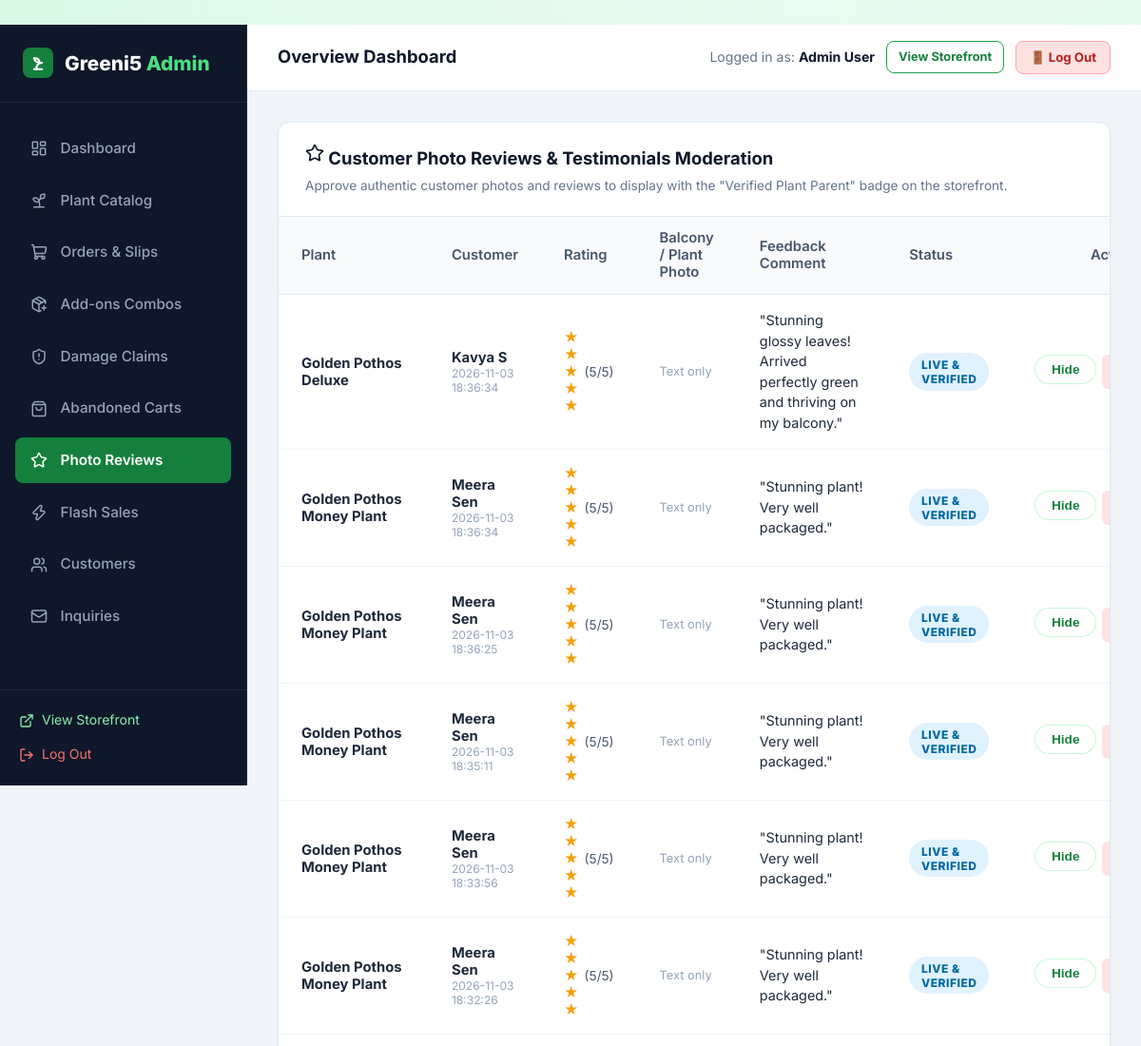
Before: /admin/reviews (signed in, upper part) with the older database file.
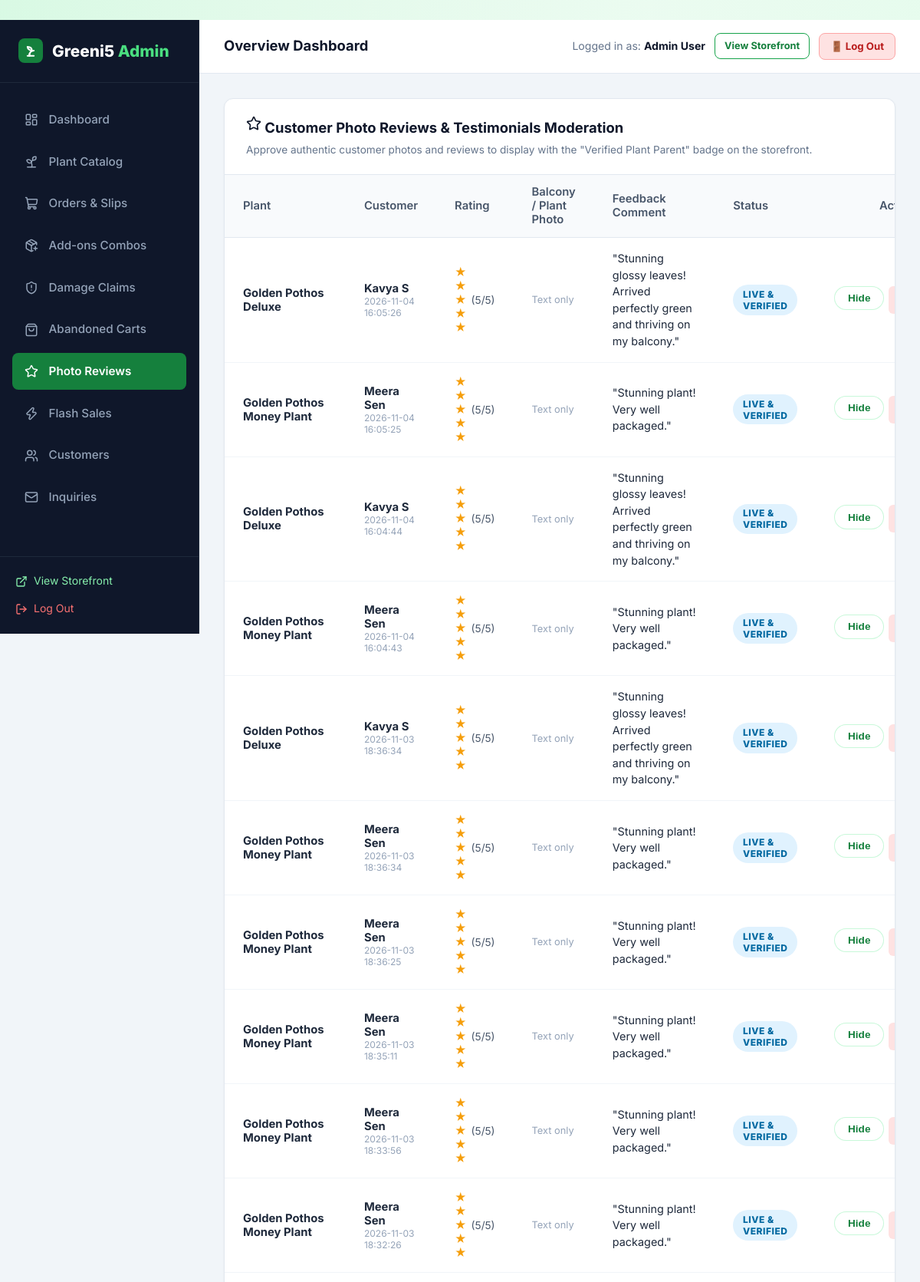
After: the same page with the newer database file.
### tables this page shows
CREATE TABLE reviews (
    id INTEGER PRIMARY KEY AUTOINCREMENT,
    plant_id INTEGER NOT NULL,
    user_id INTEGER,
    user_name TEXT NOT NULL,
    rating INTEGER NOT NULL CHECK(rating >= 1 AND rating <= 5),
    comment TEXT NOT NULL,
    created_at TIMESTAMP DEFAULT CURRENT_TIMESTAMP, photo_url TEXT DEFAULT '', is_approved INTEGER DEFAULT 1,
    FOREIGN KEY (plant_id) REFERENCES plants(id) ON DELETE CASCADE,
    FOREIGN KEY (user_id) REFERENCES users(id) ON DELETE SET NULL
);

CREATE TABLE plants (
    id INTEGER PRIMARY KEY AUTOINCREMENT,
    category_id INTEGER NOT NULL,
    name TEXT NOT NULL,
    slug TEXT NOT NULL UNIQUE,
    price REAL NOT NULL,
    discount_price REAL,
    stock INTEGER NOT NULL DEFAULT 10,
    description TEXT NOT NULL,
    sunlight TEXT,
    watering TEXT,
    temperature TEXT,
    soil TEXT,
    difficulty TEXT DEFAULT 'Easy',
    is_featured INTEGER DEFAULT 0,
    is_bestseller INTEGER DEFAULT 0,
    created_at TIMESTAMP DEFAULT CURRENT_TIMESTAMP,
    FOREIGN KEY (category_id) REFERENCES categories(id) ON DELETE CASCADE
);

### app.py (the view)
@app.route('/admin/reviews')
@admin_required
def admin_reviews():
    reviews = query_db('''
        SELECT r.*, p.name as plant_name
        FROM reviews r
        JOIN plants p ON r.plant_id = p.id
        ORDER BY r.id DESC
    ''')
    return render_template('admin/reviews_moderation.html', reviews=reviews)

### app.py (called while the page is built)
@app.after_request
def add_cache_control_headers(response):
    if response.content_type and 'text/html' in response.content_type:
        response.headers['Cache-Control'] = 'no-cache, no-store, must-revalidate, max-age=0'
        response.headers['Pragma'] = 'no-cache'
        response.headers['Expires'] = '0'
    return response

def admin_required(f):
    @wraps(f)
    def decorated_function(*args, **kwargs):
        if 'user_id' not in session:
            flash('Admin authentication required.', 'warning')
            return redirect(url_for('login', next=request.full_path.rstrip('?')))
        user = query_db('SELECT role FROM users WHERE id = ?', (session['user_id'],), one=True)
        if not user or user['role'] != 'admin':
            flash('Access denied. Administrator privileges required.', 'danger')
            return redirect(url_for('index'))
        return f(*args, **kwargs)
    return decorated_function

### database.py (called while the page is built)
def get_db():
    db = getattr(g, '_database', None)
    if db is None:
        db = g._database = sqlite3.connect(DATABASE)
        db.row_factory = sqlite3.Row
        db.execute('PRAGMA foreign_keys = ON;')
    return db

### templates/admin/reviews_moderation.html (shortened to what this page needs)
﻿{% extends "admin/base_admin.html" %}
{% block admin_content %}
<div class="admin-card">
  <div class="admin-card-header">
    <div>
      <h3 class="admin-card-title"><i data-lucide="star" style="width: 20px;"></i> Customer Photo Reviews & Testimonials Moderation</h3>
      <p style="font-size: 0.85rem; color: #64748b; margin-top: 4px;">Approve authentic customer photos and reviews to display with the "Verified Plant Parent" badge on the storefront.</p>
    </div>
  </div>
  <div class="table-responsive">
    <table class="admin-table">
      <thead>
        <tr>
          <th>Plant</th>
          <th>Customer</th>
          <th>Rating</th>
          <th>Balcony / Plant Photo</th>
          <th>Feedback Comment</th>
          <th>Status</th>
          <th style="text-align: right;">Action</th>
        </tr>
      </thead>
      <tbody>
        {% for rev in reviews %}
        <tr>
          <td>
            <strong>{{ rev.plant_name }}</strong>
          </td>
          <td>
            <div><strong>{{ rev.user_name }}</strong></div>
            <div style="font-size: 0.75rem; color: #94a3b8;">{{ rev.created_at }}</div>
          </td>
          <td>
            <div style="display: flex; align-items: center; gap: 2px; color: #f59e0b;">
              {% for i in range(rev.rating) %}
                &#9733;
              {% endfor %}
              <span style="color: #475569; font-size: 0.85rem; margin-left: 4px;">({{ rev.rating }}/5)</span>
            </div>
          </td>
          <td>
            {% if rev.photo_url %}
              <a href="{{ rev.photo_url }}" target="_blank">
                <img src="{{ rev.photo_url }}" alt="Plant Photo" style="width: 54px; height: 54px; border-radius: 8px; object-fit: cover; border: 1.5px solid #22c55e;">
              </a>
            {% else %}
              <span style="color: #94a3b8; font-size: 0.8rem;">Text only</span>
            {% endif %}
          </td>
          <td style="font-size: 0.9rem; color: #1e293b; max-width: 280px; line-height: 1.5;">
            "{{ rev.comment }}"
          </td>
          <td>
            {% if rev.is_approved %}
              <span class="badge badge-accepted">Live & Verified</span>
            {% else %}
              <span class="badge badge-pending">Pending Approval</span>
            {% endif %}
          </td>
          <td style="text-align: right;">
            <div style="display: inline-flex; gap: 6px;">
              {% if not rev.is_approved %}
                <form action="{{ url_for('admin_review_approve', review_id=rev.id) }}" method="POST" style="display:inline;">
                  <button type="submit" class="btn btn-primary btn-sm" title="Approve review">
                    <i data-lucide="check" style="width: 14px;"></i> Approve
                  </button>
                </form>
              {% else %}
                <form action="{{ url_for('admin_review_reject', review_id=rev.id) }}" method="POST" style="display:inline;">
                  <button type="submit" class="btn btn-secondary btn-sm" title="Hide review">
                    Hide
                  </button>
                </form>
              {% endif %}
              <form action="{{ url_for('admin_review_delete', review_id=rev.id) }}" method="POST" style="display:inline;" onsubmit="return confirm('Delete this review completely?');">
                <button type="submit" class="btn btn-sm" style="background: #fee2e2; color: #dc2626; border: none; padding: 6px 10px; border-radius: 6px; cursor: pointer;">
                </button>
              </form>
            </div>
          </td>
        </tr>
        {% else %}
        <tr>
          <td colspan="7" style="text-align: center; padding: 2.5rem; color: #64748b;">
            No reviews submitted yet!
          </td>
        </tr>
        {% endfor %}
      </tbody>
    </table>
  </div>
</div>
{% endblock %}

Changed rows visible on the page:
added reviews: plant_name "Golden Pothos Deluxe", user_name "Kavya S", created_at "2026-11-04 16:05:26", rating "5", photo_url "Text only", comment "Stunning glossy leaves! Arrived perfectly green and thriving on my balcony.", is_approved "LIVE & VERIFIED"
added reviews: plant_name "Golden Pothos Money Plant", user_name "Meera Sen", created_at "2026-11-04 16:05:25", rating "5", photo_url "Text only", comment "Stunning plant! Very well packaged.", is_approved "LIVE & VERIFIED"
added reviews: plant_name "Golden Pothos Deluxe", user_name "Kavya S", created_at "2026-11-04 16:04:44", rating "5", photo_url "Text only", comment "Stunning glossy leaves! Arrived perfectly green and thriving on my balcony.", is_approved "LIVE & VERIFIED"
added reviews: plant_name "Golden Pothos Money Plant", user_name "Meera Sen", created_at "2026-11-04 16:04:43", rating "5", photo_url "Text only", comment "Stunning plant! Very well packaged.", is_approved "LIVE & VERIFIED"
